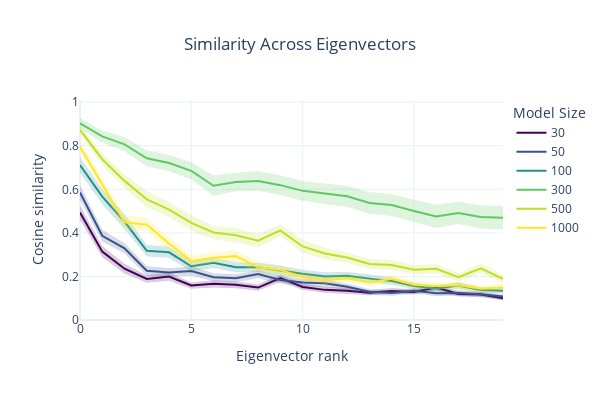

Notebook code for this chart:
### Code cell
# Compare to size 300
s = slice(-20, None)
sims = cosine_similarity(
    features[3, None, None, :, :, s, :],  # [1, 1, 10, 20, 784]
    features[:, :, None, :, s, :],  # [6, 5, 1, 10, 20, 784]
    dim=-1,
)  # [6, 5, 5, 10, 20] -> [model_size, seed, reference_seed, class, eigenvector_rank]

# Remove same seed comparison
idxs = torch.triu_indices(5, 5)
sims = rearrange(
    sims[:, idxs[0], idxs[1]].abs(), "... batch cls comp -> ... (batch cls) comp"
)  # [6, 150, 20] -> [model_size, (seed_pair, class), eigenvector_rank]

viridis = plt.cm.get_cmap("viridis")
colors = [viridis(i)[:3] for i in [0.0, 0.25, 0.5, 0.75, 0.9, 1.0]]
colors = [f"rgb({int(r * 255)}, {int(g * 255)}, {int(b * 255)})" for r, g, b in colors]

fig = go.Figure()
for i in range(6):
    mean = torch.mean(sims[i], axis=-2)  # Average over seed/class comparisons
    x = torch.arange(len(mean))
    low, up = conf_interval(sims[i], mean, conf=0.9)  # 90% confidence interval

    # Add mean line
    fig.add_trace(
        go.Scatter(
            x=x,
            y=mean,
            mode="lines",
            name=f"{sizes[i]}",
            line=dict(color=colors[i]),
        )
    )

    # Add error bands
    fig.add_trace(
        go.Scatter(
            x=torch.cat([x, x.flip(0)]),
            y=torch.cat([up, low.flip(0)]),
            fill="toself",
            fillcolor=colors[i].replace("rgb", "rgba").replace(")", ", 0.2)"),
            line=dict(color="rgba(255,255,255,0)"),
            hoverinfo="skip",
            showlegend=False,
        )
    )

# Update layout
fig.update_layout(title="Similarity Across Eigenvectors", title_x=0.5)
fig.update_layout(
    showlegend=True, width=600, height=400, legend_title_text="Model Size"
)
fig.update_xaxes(title="Eigenvector rank")
fig.update_yaxes(title="Cosine similarity", range=[0.00, 1.01])
fig.show()

### Figure 1 — Plotly figure (JSON) as saved in the notebook; plotly's stock layout.template omitted (floating-point values rounded to 4 significant figures)
{"data": [{"line": {"color": "rgb(68, 1, 84)"}, "mode": "lines", "name": "30", "type": "scatter", "x": [0, 1, 2, 3, 4, 5, 6, 7, 8, 9, 10, 11, 12, 13, 14, 15, 16, 17, 18, 19], "y": [0.4935, 0.3137, 0.2356, 0.1885, 0.1995, 0.1581, 0.166, 0.1617, 0.1489, 0.192, 0.1516, 0.1383, 0.1339, 0.1247, 0.1335, 0.1283, 0.1486, 0.1196, 0.1168, 0.09997]}, {"fill": "toself", "fillcolor": "rgba(68, 1, 84, 0.2)", "hoverinfo": "skip", "line": {"color": "rgba(255,255,255,0)"}, "showlegend": false, "type": "scatter", "x": [0, 1, 2, 3, 4, 5, 6, 7, 8, 9, 10, 11, 12, 13, 14, 15, 16, 17, 18, 19, 19, 18, 17, 16, 15, 14, 13, 12, 11, 10, 9, 8, 7, 6, 5, 4, 3, 2, 1, 0], "y": [0.5271, 0.3395, 0.2582, 0.2055, 0.2186, 0.1723, 0.1826, 0.1773, 0.1637, 0.2083, 0.1659, 0.152, 0.1483, 0.1363, 0.147, 0.1395, 0.162, 0.1309, 0.1291, 0.1108, 0.08918, 0.1046, 0.1084, 0.1352, 0.1171, 0.1201, 0.1132, 0.1196, 0.1247, 0.1373, 0.1757, 0.134, 0.1461, 0.1494, 0.1439, 0.1804, 0.1715, 0.213, 0.288, 0.46]}, {"line": {"color": "rgb(58, 82, 139)"}, "mode": "lines", "name": "50", "type": "scatter", "x": [0, 1, 2, 3, 4, 5, 6, 7, 8, 9, 10, 11, 12, 13, 14, 15, 16, 17, 18, 19], "y": [0.5855, 0.3865, 0.3293, 0.226, 0.218, 0.2249, 0.1964, 0.1921, 0.2109, 0.1841, 0.1724, 0.1682, 0.1529, 0.1293, 0.124, 0.1338, 0.1228, 0.1237, 0.118, 0.1073]}, {"fill": "toself", "fillcolor": "rgba(58, 82, 139, 0.2)", "hoverinfo": "skip", "line": {"color": "rgba(255,255,255,0)"}, "showlegend": false, "type": "scatter", "x": [0, 1, 2, 3, 4, 5, 6, 7, 8, 9, 10, 11, 12, 13, 14, 15, 16, 17, 18, 19, 19, 18, 17, 16, 15, 14, 13, 12, 11, 10, 9, 8, 7, 6, 5, 4, 3, 2, 1, 0], "y": [0.6202, 0.4139, 0.3537, 0.2483, 0.2378, 0.2463, 0.2148, 0.2105, 0.23, 0.2009, 0.1889, 0.186, 0.1669, 0.1427, 0.1363, 0.1465, 0.135, 0.1361, 0.1295, 0.1169, 0.0977, 0.1064, 0.1114, 0.1105, 0.1211, 0.1116, 0.1159, 0.1388, 0.1504, 0.1558, 0.1673, 0.1919, 0.1737, 0.1781, 0.2036, 0.1983, 0.2037, 0.3049, 0.3592, 0.5509]}, {"line": {"color": "rgb(32, 144, 140)"}, "mode": "lines", "name": "100", "type": "scatter", "x": [0, 1, 2, 3, 4, 5, 6, 7, 8, 9, 10, 11, 12, 13, 14, 15, 16, 17, 18, 19], "y": [0.7115, 0.5663, 0.4517, 0.3178, 0.3106, 0.2469, 0.2625, 0.2422, 0.2425, 0.2263, 0.2124, 0.1998, 0.2029, 0.1899, 0.179, 0.1563, 0.1449, 0.1587, 0.1373, 0.1341]}, {"fill": "toself", "fillcolor": "rgba(32, 144, 140, 0.2)", "hoverinfo": "skip", "line": {"color": "rgba(255,255,255,0)"}, "showlegend": false, "type": "scatter", "x": [0, 1, 2, 3, 4, 5, 6, 7, 8, 9, 10, 11, 12, 13, 14, 15, 16, 17, 18, 19, 19, 18, 17, 16, 15, 14, 13, 12, 11, 10, 9, 8, 7, 6, 5, 4, 3, 2, 1, 0], "y": [0.7484, 0.6007, 0.4862, 0.3447, 0.3363, 0.2697, 0.2866, 0.2654, 0.263, 0.2502, 0.2309, 0.2198, 0.221, 0.2074, 0.1961, 0.1705, 0.1594, 0.1741, 0.1504, 0.1478, 0.1203, 0.1241, 0.1434, 0.1305, 0.1421, 0.1619, 0.1725, 0.1848, 0.1799, 0.1939, 0.2024, 0.2221, 0.219, 0.2384, 0.224, 0.285, 0.291, 0.4172, 0.5319, 0.6747]}, {"line": {"color": "rgb(94, 201, 97)"}, "mode": "lines", "name": "300", "type": "scatter", "x": [0, 1, 2, 3, 4, 5, 6, 7, 8, 9, 10, 11, 12, 13, 14, 15, 16, 17, 18, 19], "y": [0.9032, 0.8426, 0.8066, 0.7426, 0.7209, 0.6849, 0.6161, 0.6335, 0.6383, 0.6191, 0.5929, 0.5787, 0.5679, 0.5376, 0.5278, 0.5005, 0.4754, 0.4915, 0.4733, 0.4695]}, {"fill": "toself", "fillcolor": "rgba(94, 201, 97, 0.2)", "hoverinfo": "skip", "line": {"color": "rgba(255,255,255,0)"}, "showlegend": false, "type": "scatter", "x": [0, 1, 2, 3, 4, 5, 6, 7, 8, 9, 10, 11, 12, 13, 14, 15, 16, 17, 18, 19, 19, 18, 17, 16, 15, 14, 13, 12, 11, 10, 9, 8, 7, 6, 5, 4, 3, 2, 1, 0], "y": [0.9281, 0.8701, 0.8389, 0.7794, 0.7584, 0.7245, 0.6632, 0.6764, 0.6829, 0.6649, 0.6385, 0.6264, 0.6157, 0.5876, 0.5779, 0.5518, 0.5289, 0.5429, 0.5264, 0.5231, 0.4158, 0.4202, 0.4402, 0.422, 0.4492, 0.4777, 0.4877, 0.5202, 0.531, 0.5473, 0.5733, 0.5938, 0.5906, 0.569, 0.6453, 0.6834, 0.7058, 0.7744, 0.8151, 0.8783]}, {"line": {"color": "rgb(189, 222, 38)"}, "mode": "lines", "name": "500", "type": "scatter", "x": [0, 1, 2, 3, 4, 5, 6, 7, 8, 9, 10, 11, 12, 13, 14, 15, 16, 17, 18, 19], "y": [0.8726, 0.7381, 0.6386, 0.5541, 0.5071, 0.4459, 0.4018, 0.3887, 0.3644, 0.4112, 0.3377, 0.3057, 0.2869, 0.2574, 0.2527, 0.2308, 0.2348, 0.1968, 0.2376, 0.1886]}, {"fill": "toself", "fillcolor": "rgba(189, 222, 38, 0.2)", "hoverinfo": "skip", "line": {"color": "rgba(255,255,255,0)"}, "showlegend": false, "type": "scatter", "x": [0, 1, 2, 3, 4, 5, 6, 7, 8, 9, 10, 11, 12, 13, 14, 15, 16, 17, 18, 19, 19, 18, 17, 16, 15, 14, 13, 12, 11, 10, 9, 8, 7, 6, 5, 4, 3, 2, 1, 0], "y": [0.8923, 0.7658, 0.6696, 0.5911, 0.5417, 0.4804, 0.4315, 0.4213, 0.3952, 0.4382, 0.3678, 0.332, 0.3112, 0.2795, 0.2757, 0.2526, 0.2563, 0.2158, 0.2596, 0.2072, 0.17, 0.2155, 0.1777, 0.2133, 0.209, 0.2297, 0.2353, 0.2627, 0.2794, 0.3076, 0.3842, 0.3337, 0.3561, 0.372, 0.4114, 0.4726, 0.5171, 0.6077, 0.7104, 0.8528]}, {"line": {"color": "rgb(253, 231, 36)"}, "mode": "lines", "name": "1000", "type": "scatter", "x": [0, 1, 2, 3, 4, 5, 6, 7, 8, 9, 10, 11, 12, 13, 14, 15, 16, 17, 18, 19], "y": [0.7953, 0.622, 0.4488, 0.4374, 0.3511, 0.2703, 0.286, 0.2932, 0.242, 0.2298, 0.1978, 0.1831, 0.1931, 0.1724, 0.1895, 0.1618, 0.1566, 0.16, 0.1437, 0.149]}, {"fill": "toself", "fillcolor": "rgba(253, 231, 36, 0.2)", "hoverinfo": "skip", "line": {"color": "rgba(255,255,255,0)"}, "showlegend": false, "type": "scatter", "x": [0, 1, 2, 3, 4, 5, 6, 7, 8, 9, 10, 11, 12, 13, 14, 15, 16, 17, 18, 19, 19, 18, 17, 16, 15, 14, 13, 12, 11, 10, 9, 8, 7, 6, 5, 4, 3, 2, 1, 0], "y": [0.8179, 0.6495, 0.4831, 0.4668, 0.3811, 0.2947, 0.3107, 0.3196, 0.2668, 0.25, 0.2166, 0.2008, 0.2114, 0.1889, 0.2081, 0.1795, 0.1715, 0.1761, 0.1587, 0.1645, 0.1336, 0.1286, 0.144, 0.1417, 0.1442, 0.1709, 0.1559, 0.1747, 0.1654, 0.179, 0.2095, 0.2171, 0.2669, 0.2612, 0.2459, 0.321, 0.4079, 0.4144, 0.5945, 0.7728]}], "layout": {"height": 400, "legend": {"title": {"text": "Model Size"}}, "showlegend": true, "title": {"text": "Similarity Across Eigenvectors", "x": 0.5}, "width": 600, "xaxis": {"title": {"text": "Eigenvector rank"}}, "yaxis": {"range": [0, 1.01], "title": {"text": "Cosine similarity"}}}}
